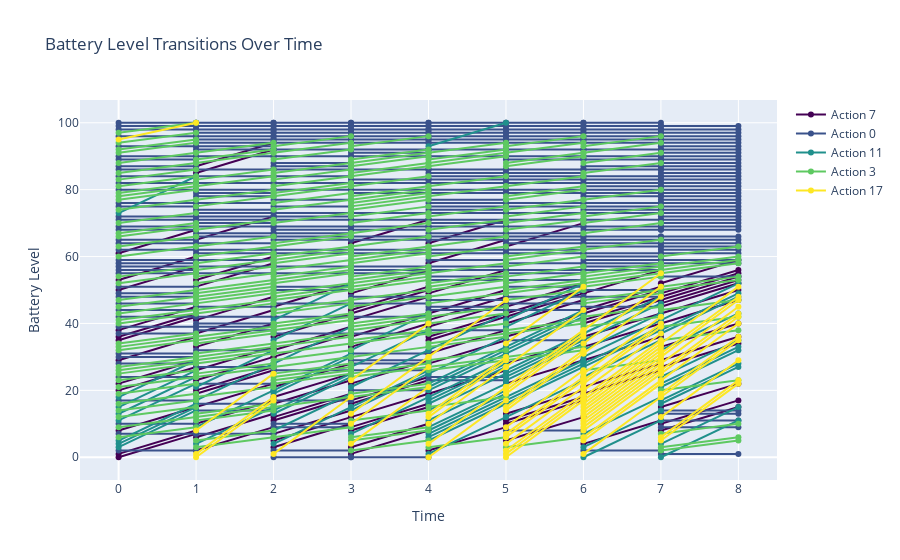

Notebook code for this chart:
### Code cell
def q_table_to_dataframe(q_table, actions, max_time, max_level):
    data = []

    for time in range(max_time + 1):
        for level in range(max_level + 1):
            q_values = q_table.get((time, level), [0] * len(actions))
            max_action_index = np.argmax(q_values)
            max_action_kwh = actions[max_action_index]
            data.append({
                'Time': time,
                'Battery_level': level,
                'Best_action_kwh': max_action_kwh,
                'Future_battery_level': level + max_action_kwh  if level + max_action_kwh < max_level else max_level
            })
    
    return pd.DataFrame(data)

max_time = 7
max_level = env.cap
actions = {0: 0, 1: 3, 2: 7, 3: 11, 4: 17}
df = q_table_to_dataframe(MC_q_table, actions, max_time, max_level)
df

unique_actions = df['Best_action_kwh'].unique()
colors = plt.cm.viridis(np.linspace(0, 1, len(unique_actions)))
color_map = {action: f'rgb{tuple((c[:3] * 255).astype(int))}' for action, c in zip(unique_actions, colors)}


fig = go.Figure()
for action in unique_actions:
    action_data = df[df['Best_action_kwh'] == action]
    
    for i in range(len(action_data) - 1):
        x_values = [action_data.iloc[i]['Time'], action_data.iloc[i]['Time']+1]
        y_values = [action_data.iloc[i]['Battery_level'], action_data.iloc[i]['Future_battery_level']]
        
        if(i==0):
            scatters = go.Scatter(
                x=x_values,
                y=y_values,
                mode='lines+markers',
                line=dict(width=2, color=color_map.get(action, 'gray')),
                name=f'Action {action}'
            )
        else:
            scatters = go.Scatter(
                x=x_values,
                y=y_values,
                mode='lines+markers',
                line=dict(width=2, color=color_map.get(action, 'gray')),
                name=f'Action {action}',
                showlegend=False
            )
    
        fig.add_trace(scatters)

# Update layout
fig.update_layout(
    title='Battery Level Transitions Over Time',
    xaxis_title='Time',
    yaxis_title='Battery Level'
)

# Show the plot
fig.show()
